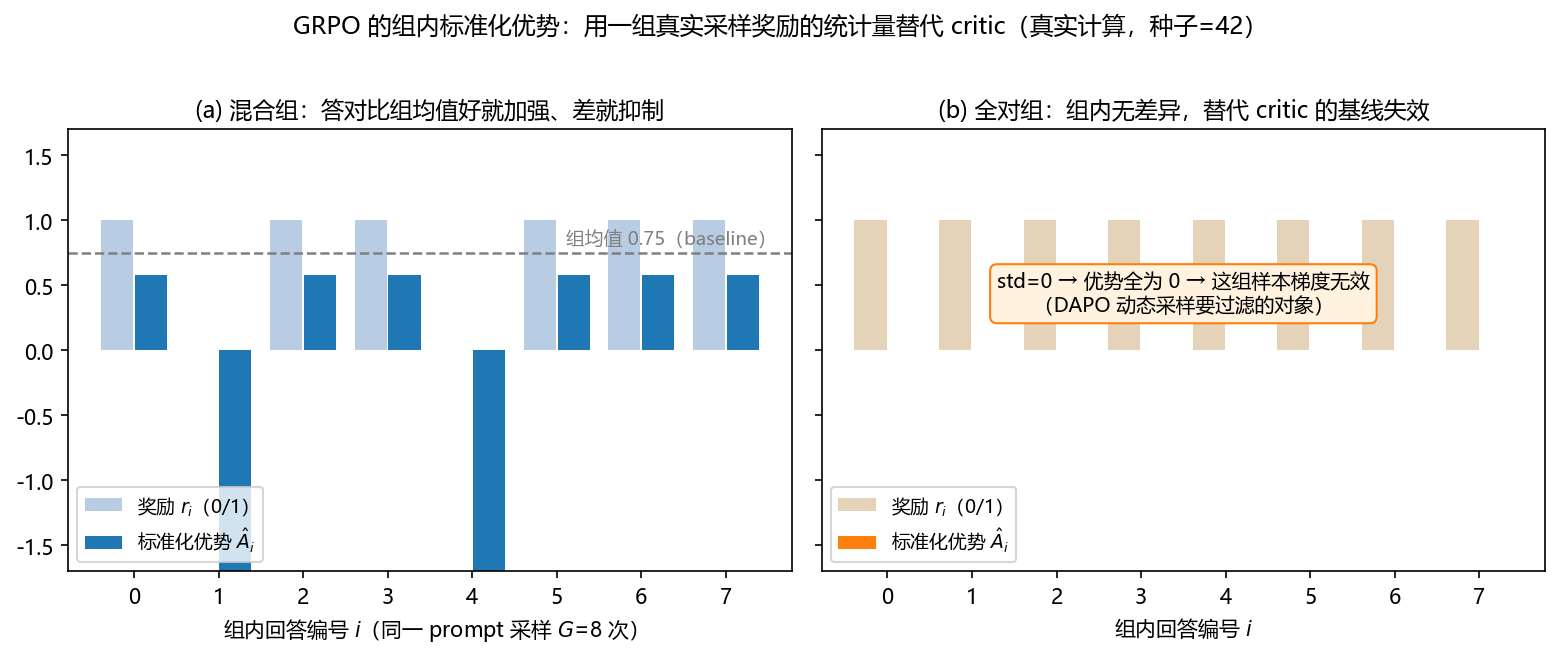

This chart was generated by the following Python code:
# -*- coding: utf-8 -*-
"""生成 14.6.1 节图：GRPO 组采样相对优势（对一组真实采样奖励做标准化）。

模拟同一 prompt 采样 G=8 个回答（奖励由固定种子的随机数真实产生）：
  情形 1（混合组）：部分答对部分答错 -> 标准化优势 (r - mean) / (std + eps)
                    答对的拿到正优势、答错的负优势，critic 被"组内统计量"替代；
  情形 2（全对组）：组内奖励全为 1 -> std=0、优势全 0，这组样本梯度无效
                    —— 正是 DAPO"动态采样"要过滤的对象。

运行：python gen_grpo_advantage.py   （依赖 numpy + matplotlib）
输出：gen_grpo_advantage.png + 各样本优势数值（stdout）
"""
import numpy as np
import matplotlib
matplotlib.use("Agg")
import matplotlib.pyplot as plt

plt.rcParams["font.sans-serif"] = ["Microsoft YaHei", "SimHei"]
plt.rcParams["axes.unicode_minus"] = False

rng = np.random.default_rng(42)
G = 8
eps = 1e-4

def group_adv(rewards):
    r = np.asarray(rewards, dtype=float)
    return (r - r.mean()) / (r.std() + eps), r.mean(), r.std()

# 情形 1：混合组（模拟答对率约 0.375）
r1 = rng.binomial(1, 0.375, size=G)
a1, mu1, sd1 = group_adv(r1)
if r1.std() == 0:            # 极小概率全同，强制换种子重采
    rng = np.random.default_rng(7)
    r1 = rng.binomial(1, 0.375, size=G)
    a1, mu1, sd1 = group_adv(r1)

# 情形 2：全对组（太简单的题，全答对）
r2 = np.ones(G)
a2, mu2, sd2 = group_adv(r2)

print(f"混合组奖励 = {r1.tolist()}，mean = {mu1:.3f}，std = {sd1:.3f}")
print(f"混合组标准化优势 = {np.round(a1, 2).tolist()}")
print(f"全对组奖励 = {r2.tolist()}，mean = {mu2:.3f}，std = {sd2:.3f}，优势 = {np.round(a2, 2).tolist()}")

fig, axes = plt.subplots(1, 2, figsize=(10.5, 4.3), sharey=True)
x = np.arange(G)

ax = axes[0]
ax.bar(x - 0.2, r1, 0.38, color="#B8CCE4", label="奖励 $r_i$（0/1）")
ax.bar(x + 0.2, a1, 0.38, color="tab:blue", label="标准化优势 $\\hat A_i$")
ax.axhline(mu1, color="gray", ls="--", lw=1.2)
ax.text(G - 0.4, mu1 + 0.06, f"组均值 {mu1:.2f}（baseline）", fontsize=9, ha="right", color="gray")
ax.set_ylim(-1.7, 1.7)
ax.set_xticks(x)
ax.set_xlabel("组内回答编号 $i$（同一 prompt 采样 $G$=8 次）")
ax.set_title("(a) 混合组：答对比组均值好就加强、差就抑制", fontsize=11)
ax.legend(fontsize=9, loc="lower left")

ax = axes[1]
ax.bar(x - 0.2, r2, 0.38, color="#E4D3B8", label="奖励 $r_i$（0/1）")
ax.bar(x + 0.2, a2, 0.38, color="tab:orange", label="标准化优势 $\\hat A_i$")
ax.text(3.5, 0.3, "std=0 → 优势全为 0 → 这组样本梯度无效\n（DAPO 动态采样要过滤的对象）",
        fontsize=9.5, ha="center",
        bbox=dict(boxstyle="round,pad=0.35", fc="#FFF3E0", ec="tab:orange"))
ax.set_ylim(-1.7, 1.7)
ax.set_xticks(x)
ax.set_xlabel("组内回答编号 $i$")
ax.set_title("(b) 全对组：组内无差异，替代 critic 的基线失效", fontsize=11)
ax.legend(fontsize=9, loc="lower left")

fig.suptitle("GRPO 的组内标准化优势：用一组真实采样奖励的统计量替代 critic（真实计算，种子=42）",
             fontsize=11.5, y=1.02)
fig.tight_layout()
fig.savefig("gen_grpo_advantage.png", dpi=150, bbox_inches="tight")
print("已保存 gen_grpo_advantage.png")
